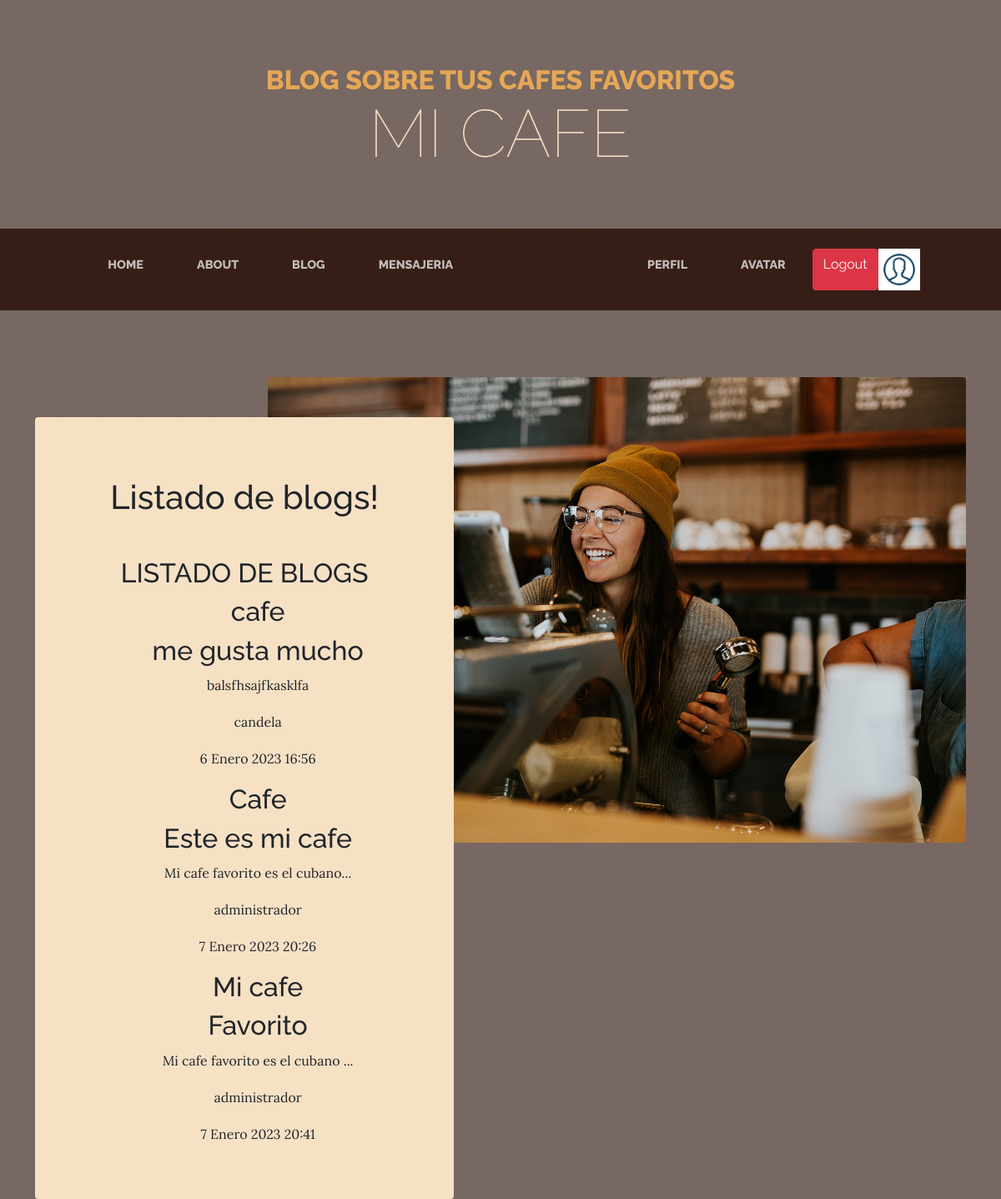
The page /pages/pageId/ (signed in) on the database its author committed.
### cafe/models.py (models this page shows)
class Blog(models.Model):
    titulo = models.CharField(max_length=20)
    subtitulo = models.CharField(max_length=20)
    cuerpo= models.TextField()
    autor= models.CharField(max_length=20)
    fecha= models.DateTimeField(default=datetime.datetime.now())
    imagen = models.ImageField(upload_to='blog/', unique=False,  null=True, blank=True)

### cafe/views.py (the view)
# urls.py: path("pages/pageId/", pages, name="pageId"),
def pages(request):
      pages=Blog.objects.all()
      print(pages)
      return render(request, "cafe/pages.html", {"blog":pages, "imagen":obtenerAvatar(request)})

### cafe/views.py (called while the page is built)
def obtenerAvatar(request):
    lista=Avatar.objects.filter(user=request.user)
    print(lista)
    if len(lista)!=0:
        imagen=lista[0].imagen.url
    else:
        imagen="/media/avatares/avatar.png"
    return imagen

### cafe/templates/cafe/pages.html (shortened to what this page needs)
<!DOCTYPE html>
<html lang="en">
    <head>
        {% load static %}
        <link href="{% static 'cafe/css/styles.css' %}" rel="stylesheet" />
    </head>
    <body>
        <header>
            <h1 class="site-heading text-center text-faded d-none d-lg-block">
                <span class="site-heading-upper text-primary mb-3">Blog sobre tus cafes favoritos</span>
                <span class="site-heading-lower">MI CAFE</span>
            </h1>
        </header>
        <nav class="navbar navbar-expand-lg navbar-dark py-lg-4" id="mainNav">
            <div class="container">
                <div class="collapse navbar-collapse" id="navbarSupportedContent">
                    <ul class="navbar-nav mx-auto">
                        <li class="nav-item px-lg-4"><a class="nav-link text-uppercase" href="{% url 'inicio' %}">Home</a></li>
                        <li class="nav-item px-lg-4"><a class="nav-link text-uppercase" href="{% url 'about' %}">About</a></li>
                        <li class="nav-item px-lg-4"><a class="nav-link text-uppercase" href="{% url 'blog' %}">Blog</a></li>
                        {% if user.is_authenticated %}
                        <li class="nav-item px-lg-4"><a class="nav-link text-uppercase" href="{% url 'messages' %}">Mensajeria</a></li>
                        <p>-------------------------
                        </p>
                        <li class="nav-item px-lg-4"><a class="nav-link text-uppercase" href="{% url 'profile' %}">Perfil</a></li>
                        <li class="nav-item px-lg-4"><a class="nav-link text-uppercase" href="{% url 'agregarAvatar' %}">Avatar</a></li>
                        <a class="btn btn-danger" href="{% url 'logout' %}">Logout</a></li>
                        {% else %}
                        <li class="nav-item px-lg-4"><a class="nav-link text-uppercase" href="{% url 'login' %}">Login</a></li>
                        <li class="nav-item px-lg-4"><a class="nav-link text-uppercase" href="{% url 'register' %}">Register</a></li>
                        {% endif %}
                        <img src="{{ imagen }}" class="img" alt="">
                    </ul>
                </div>
            </div>
        </nav>
        <section class="page-section clearfix">
            <div class="container">
                <div class="intro">
                    <img class="intro-img img-fluid mb-3 mb-lg-0 rounded" src="{% static 'cafe/assets/img/intro.jpg' %}" alt="..." />
                    <div class="intro-text left-0 text-center bg-faded p-5 rounded">
                        <h2 class="section-heading mb-4">
                            <h2 class="section-heading mb-4">
                                {% load static %}
                                {% block titulo %}
                                <h1 class="mb-5">Listado de blogs!</h1>
                                {% endblock %}
                                {% block contenido_que_cambia %}
                                <h2>LISTADO DE BLOGS</h2>
                                <ul>
                                {% for b in blog %}
                                <h2>{{ b.titulo }}</h2>
                                <h2>{{ b.subtitulo }}</h2>
                                <p>{{ b.cuerpo }}</p>
                                <p>{{ b.autor }}</p>
                                <p>{{ b.fecha }}</p>
                                {% endfor %}
                                {% endblock %}
                </div>
            </div>
    </body>
</html>

### cafe/templates/cafe/pages.html (style rules this page uses)
.img { width: 50px; height: 50px; }

### rows shown on the page
Blog: titulo "cafe", subtitulo "me gusta mucho", cuerpo "balsfhsajfkasklfa", autor "candela", fecha "6 Enero 2023 16:56"
Blog: titulo "Cafe", subtitulo "Este es mi cafe", cuerpo "Mi cafe favorito es el cubano...", autor "administrador", fecha "7 Enero 2023 20:26"
Blog: titulo "Mi cafe", subtitulo "Favorito", cuerpo "Mi cafe favorito es el cubano ...", autor "administrador", fecha "7 Enero 2023 20:41"
